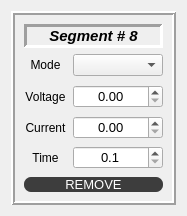
<?xml version="1.0" encoding="UTF-8"?>
<ui version="4.0">
 <class>WidgetSegmentTimeData</class>
 <widget class="QWidget" name="WidgetSegmentTimeData">
  <property name="geometry">
   <rect>
    <x>0</x>
    <y>0</y>
    <width>185</width>
    <height>216</height>
   </rect>
  </property>
  <property name="sizePolicy">
   <sizepolicy hsizetype="Fixed" vsizetype="Fixed">
    <horstretch>0</horstretch>
    <verstretch>0</verstretch>
   </sizepolicy>
  </property>
  <property name="maximumSize">
   <size>
    <width>185</width>
    <height>216</height>
   </size>
  </property>
  <property name="windowTitle">
   <string>Form</string>
  </property>
  <property name="styleSheet">
   <string notr="true">QMainWindow{
background-color:#1d1d1d;
}

QMenuBar{
background-color:#1d1d1d;
padding:5px;
	font: 12pt &quot;MS Shell Dlg 2&quot;;
}

QMenuBar::item{
background-color:#1d1d1d;
color:#fff;
padding:5px;

}

QMenu{
color:#fff;
padding:0;
}

QMenu::item:selected{
color:#fff;
background-color:#00aba9;
}

QTableWidget{
background-color:#3d3d3d;
color:#fff;
  selection-background-color: #da532c;
border:solid;
border-width:3px;
border-color:#da532c;
}
QHeaderView::section{
background-color:qlineargradient(spread:pad, x1:0, y1:0, x2:1, y2:0, stop:0 rgba(20, 158, 217, 255), stop:1 rgba(36, 158, 217, 255));
border:none;
border-top-style:solid;
border-width:1px;
border-top-color:qlineargradient(spread:pad, x1:0, y1:0, x2:1, y2:0, stop:0 rgba(20, 158, 217, 255), stop:1 rgba(36, 158, 217, 255));
color:#fff;

}
QHeaderView{
background-color:qlineargradient(spread:pad, x1:0, y1:0, x2:1, y2:0, stop:0 rgba(20, 158, 217, 255), stop:1 rgba(36, 158, 217, 255));

border:none;
border-top-style:solid;
border-width:1px;
border-top-color:#149ED9;
color:#fff;
	font: 75 12pt &quot;Calibri&quot;;
}

QTableCornerButton::section{
border:none;
background-color:#149ED9;
}

QListWidget{
background-color:#3d3d3d;
color:#fff;
}

QMenu{
background-color:#3d3d3d;
}
QStatusBar{
background-color:#7e3878;
color:#fff;
}

QPushButton{
border-style:solid;

background-color:#3d3d3d;
color:#fff;
border-radius:7px;
}
QPushButton:hover{
color:#ccc;
	background-color: qlineargradient(spread:pad, x1:0.517, y1:0, x2:0.517, y2:1, stop:0 rgba(45, 45, 45, 255), stop:0.505682 rgba(45, 45, 45, 255), stop:1 rgba(29, 29, 29, 255));
	border-color:#2d89ef;
border-width:2px;
}

QPushButton:pressed{
background-color: qlineargradient(spread:pad, x1:0.517, y1:0, x2:0.517, y2:1, stop:0 rgba(29, 29, 29, 255), stop:0.505682 rgba(45, 45, 45, 255), stop:1 rgba(29, 29, 29, 255));
}


QTabWidget::tab{
background-color:#3d3d3d;
}

QLineEdit{
border-radius:0;
}

QProgressBar{
border-radius:0;
text-align:center;
color:#fff;
background-color:transparent;
border: 2px solid #e3a21a;
border-radius:7px;
	font: 75 12pt &quot;Open Sans&quot;;

}

QProgressBar::chunk{
background-color:#2d89ef;
width:20px;
}</string>
  </property>
  <layout class="QGridLayout" name="gridLayout_2">
   <item row="0" column="0">
    <widget class="QFrame" name="frame">
     <property name="frameShape">
      <enum>QFrame::Box</enum>
     </property>
     <property name="frameShadow">
      <enum>QFrame::Raised</enum>
     </property>
     <property name="lineWidth">
      <number>2</number>
     </property>
     <layout class="QGridLayout" name="gridLayout">
      <item row="0" column="0">
       <widget class="QLabel" name="label_SegmentName">
        <property name="sizePolicy">
         <sizepolicy hsizetype="Minimum" vsizetype="Fixed">
          <horstretch>0</horstretch>
          <verstretch>0</verstretch>
         </sizepolicy>
        </property>
        <property name="minimumSize">
         <size>
          <width>110</width>
          <height>0</height>
         </size>
        </property>
        <property name="maximumSize">
         <size>
          <width>141</width>
          <height>16777215</height>
         </size>
        </property>
        <property name="font">
         <font>
          <pointsize>11</pointsize>
          <weight>75</weight>
          <italic>true</italic>
          <bold>true</bold>
         </font>
        </property>
        <property name="frameShape">
         <enum>QFrame::Panel</enum>
        </property>
        <property name="frameShadow">
         <enum>QFrame::Sunken</enum>
        </property>
        <property name="lineWidth">
         <number>3</number>
        </property>
        <property name="text">
         <string>Segment # 8</string>
        </property>
        <property name="alignment">
         <set>Qt::AlignCenter</set>
        </property>
       </widget>
      </item>
      <item row="1" column="0">
       <layout class="QFormLayout" name="formLayout">
        <item row="0" column="0">
         <widget class="QLabel" name="label">
          <property name="sizePolicy">
           <sizepolicy hsizetype="Fixed" vsizetype="Preferred">
            <horstretch>0</horstretch>
            <verstretch>0</verstretch>
           </sizepolicy>
          </property>
          <property name="minimumSize">
           <size>
            <width>43</width>
            <height>0</height>
           </size>
          </property>
          <property name="text">
           <string>Mode</string>
          </property>
          <property name="alignment">
           <set>Qt::AlignCenter</set>
          </property>
         </widget>
        </item>
        <item row="0" column="1">
         <widget class="QComboBox" name="comboBox_Mode">
          <property name="sizePolicy">
           <sizepolicy hsizetype="Fixed" vsizetype="Fixed">
            <horstretch>0</horstretch>
            <verstretch>0</verstretch>
           </sizepolicy>
          </property>
          <property name="minimumSize">
           <size>
            <width>90</width>
            <height>0</height>
           </size>
          </property>
          <property name="maximumSize">
           <size>
            <width>80</width>
            <height>16777215</height>
           </size>
          </property>
         </widget>
        </item>
       </layout>
      </item>
      <item row="2" column="0">
       <layout class="QFormLayout" name="formLayout_2">
        <item row="0" column="0">
         <widget class="QLabel" name="label_2">
          <property name="sizePolicy">
           <sizepolicy hsizetype="Fixed" vsizetype="Preferred">
            <horstretch>0</horstretch>
            <verstretch>0</verstretch>
           </sizepolicy>
          </property>
          <property name="minimumSize">
           <size>
            <width>43</width>
            <height>0</height>
           </size>
          </property>
          <property name="text">
           <string>Voltage</string>
          </property>
          <property name="alignment">
           <set>Qt::AlignCenter</set>
          </property>
         </widget>
        </item>
        <item row="0" column="1">
         <widget class="QDoubleSpinBox" name="doubleSpinBox_Voltage">
          <property name="enabled">
           <bool>true</bool>
          </property>
          <property name="sizePolicy">
           <sizepolicy hsizetype="Fixed" vsizetype="Fixed">
            <horstretch>0</horstretch>
            <verstretch>0</verstretch>
           </sizepolicy>
          </property>
          <property name="minimumSize">
           <size>
            <width>90</width>
            <height>0</height>
           </size>
          </property>
          <property name="maximumSize">
           <size>
            <width>80</width>
            <height>16777215</height>
           </size>
          </property>
          <property name="font">
           <font>
            <pointsize>10</pointsize>
           </font>
          </property>
          <property name="alignment">
           <set>Qt::AlignCenter</set>
          </property>
          <property name="decimals">
           <number>2</number>
          </property>
          <property name="maximum">
           <double>40.000000000000000</double>
          </property>
         </widget>
        </item>
       </layout>
      </item>
      <item row="3" column="0">
       <layout class="QFormLayout" name="formLayout_3">
        <item row="0" column="0">
         <widget class="QLabel" name="label_3">
          <property name="sizePolicy">
           <sizepolicy hsizetype="Fixed" vsizetype="Preferred">
            <horstretch>0</horstretch>
            <verstretch>0</verstretch>
           </sizepolicy>
          </property>
          <property name="minimumSize">
           <size>
            <width>43</width>
            <height>0</height>
           </size>
          </property>
          <property name="text">
           <string>Current</string>
          </property>
          <property name="alignment">
           <set>Qt::AlignCenter</set>
          </property>
         </widget>
        </item>
        <item row="0" column="1">
         <widget class="QDoubleSpinBox" name="doubleSpinBox_Current">
          <property name="sizePolicy">
           <sizepolicy hsizetype="Fixed" vsizetype="Fixed">
            <horstretch>0</horstretch>
            <verstretch>0</verstretch>
           </sizepolicy>
          </property>
          <property name="minimumSize">
           <size>
            <width>90</width>
            <height>0</height>
           </size>
          </property>
          <property name="maximumSize">
           <size>
            <width>80</width>
            <height>16777215</height>
           </size>
          </property>
          <property name="font">
           <font>
            <pointsize>10</pointsize>
           </font>
          </property>
          <property name="alignment">
           <set>Qt::AlignCenter</set>
          </property>
          <property name="decimals">
           <number>2</number>
          </property>
          <property name="maximum">
           <double>2000.000000000000000</double>
          </property>
         </widget>
        </item>
       </layout>
      </item>
      <item row="4" column="0">
       <layout class="QFormLayout" name="formLayout_4">
        <property name="formAlignment">
         <set>Qt::AlignLeading|Qt::AlignLeft|Qt::AlignTop</set>
        </property>
        <item row="0" column="0">
         <widget class="QLabel" name="label_4">
          <property name="sizePolicy">
           <sizepolicy hsizetype="Fixed" vsizetype="Preferred">
            <horstretch>0</horstretch>
            <verstretch>0</verstretch>
           </sizepolicy>
          </property>
          <property name="minimumSize">
           <size>
            <width>43</width>
            <height>0</height>
           </size>
          </property>
          <property name="text">
           <string>Time</string>
          </property>
          <property name="alignment">
           <set>Qt::AlignCenter</set>
          </property>
         </widget>
        </item>
        <item row="0" column="1">
         <widget class="QDoubleSpinBox" name="doubleSpinBox_Time">
          <property name="enabled">
           <bool>true</bool>
          </property>
          <property name="sizePolicy">
           <sizepolicy hsizetype="Fixed" vsizetype="Fixed">
            <horstretch>0</horstretch>
            <verstretch>0</verstretch>
           </sizepolicy>
          </property>
          <property name="minimumSize">
           <size>
            <width>90</width>
            <height>0</height>
           </size>
          </property>
          <property name="maximumSize">
           <size>
            <width>80</width>
            <height>16777215</height>
           </size>
          </property>
          <property name="font">
           <font>
            <pointsize>10</pointsize>
           </font>
          </property>
          <property name="alignment">
           <set>Qt::AlignCenter</set>
          </property>
          <property name="decimals">
           <number>1</number>
          </property>
          <property name="minimum">
           <double>0.100000000000000</double>
          </property>
          <property name="maximum">
           <double>1270.000000000000000</double>
          </property>
          <property name="singleStep">
           <double>0.100000000000000</double>
          </property>
         </widget>
        </item>
       </layout>
      </item>
      <item row="5" column="0">
       <widget class="QPushButton" name="pushButton">
        <property name="minimumSize">
         <size>
          <width>110</width>
          <height>0</height>
         </size>
        </property>
        <property name="maximumSize">
         <size>
          <width>141</width>
          <height>16777215</height>
         </size>
        </property>
        <property name="font">
         <font>
          <pointsize>10</pointsize>
         </font>
        </property>
        <property name="text">
         <string>REMOVE</string>
        </property>
       </widget>
      </item>
     </layout>
    </widget>
   </item>
  </layout>
 </widget>
 <resources/>
 <connections/>
</ui>
